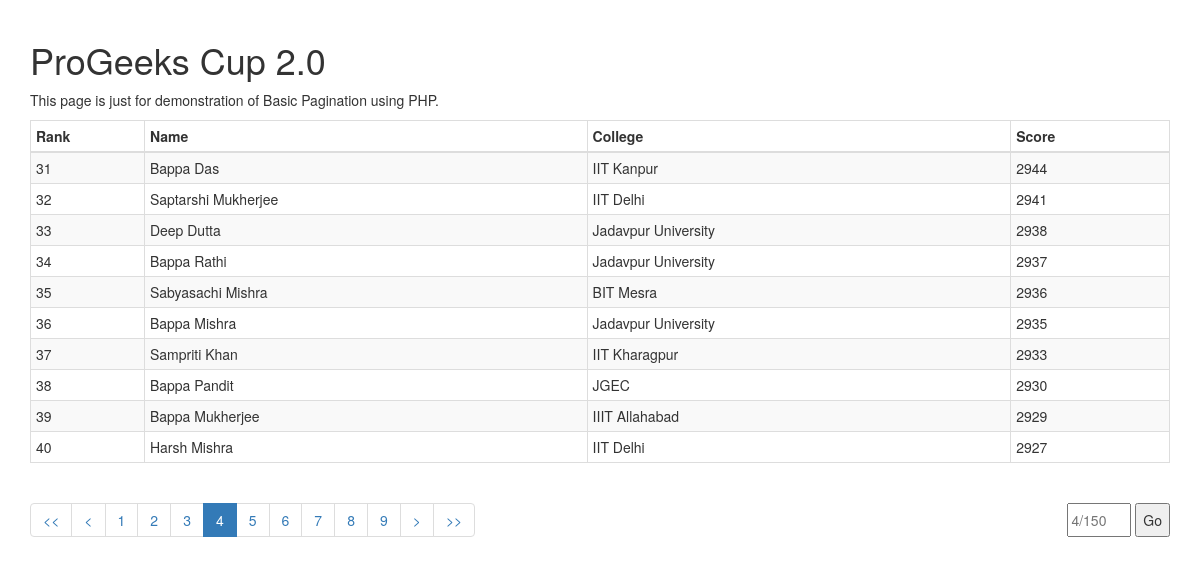
Screenshot of /Pagination/src/index.php?page=4 with the database file from the repository.
### tables this page shows
CREATE TABLE `table1` (
  `rank` int(4) NOT NULL,
  `name` varchar(24) NOT NULL,
  `college` varchar(19) NOT NULL,
  `score` int(5) NOT NULL
);

### Pagination/src/index.php (the view, shortened to what this page needs)
<!DOCTYPE html>
<html>
  <head>
    <link rel="stylesheet" href="https://maxcdn.bootstrapcdn.com/bootstrap/3.3.7/css/bootstrap.min.css">
  </head>
  <body>
  <?php
    $limit = 10;
	if (isset($_GET["page"])) {
	  $pn  = $_GET["page"];
	}
	else {
	  $pn=1;
	};
    $start_from = ($pn-1) * $limit;
	$sql = "SELECT * FROM table1 LIMIT $start_from, $limit";
	$rs_result = mysql_query ($sql);
  ?>
  <div class="container">
    <br>
    <div>
      <h1>ProGeeks Cup 2.0</h1>
      <p>This page is just for demonstration of Basic Pagination using PHP.</p>
      <table class="table table-striped table-condensed table-bordered">
        <thead>
		<tr>
		  <th width="10%">Rank</th>
		  <th>Name</th>
		  <th>College</th>
		  <th>Score</th>
		</tr>
        </thead>
        <tbody>
		<?php
		  while ($row = mysql_fetch_array($rs_result,MYSQL_ASSOC)) {
		?>
		<tr>
		  <td><?php echo $row["rank"]; ?></td>
		  <td><?php echo $row["name"]; ?></td>
		  <td><?php echo $row["college"]; ?></td>
		  <td><?php echo $row["score"]; ?></td>
		</tr>
		<?php
		};
		?>
        </tbody>
      </table>
	  <div>
      <ul class="pagination">
	  <?php
		$sql = "SELECT COUNT(*) FROM table1";
		$rs_result = mysql_query($sql);
		$row = mysql_fetch_row($rs_result);
		$total_records = $row[0];
		$total_pages = ceil($total_records / $limit);
        $k = (($pn+4>$total_pages)?$total_pages-4:(($pn-4<1)?5:$pn));
		$pagLink = "";
        if($pn>=2){
			echo "<li><a href='index.php?page=1'> &lt;&lt; </a></li>";
			echo "<li><a href='index.php?page=".($pn-1)."'> &lt; </a></li>";
		}
		for ($i=-4; $i<=4; $i++) {
		  if($k+$i==$pn)
		    $pagLink .= "<li class='active'><a href='index.php?page=".($k+$i)."'>".($k+$i)."</a></li>";
		  else
		    $pagLink .= "<li><a href='index.php?page=".($k+$i)."'>".($k+$i)."</a></li>";
		};
		echo $pagLink;
		if($pn<$total_pages){
			echo "<li><a href='index.php?page=".($pn+1)."'> &gt; </a></li>";
			echo "<li><a href='index.php?page=".$total_pages."'> &gt;&gt; </a></li>";
		}
	  ?>
      </ul>
	  <div class="inline">
	  <input id="pn" type="number" min="1" max="<?php echo $total_pages?>"
	  placeholder="<?php echo $pn."/".$total_pages; ?>" required>
	  <button onclick="go2Page();">Go</button>
	  </div>
	 </div>
    </div>
  </div>
  </body>
</html>

### Pagination/src/index.php (style rules this page uses)
.inline { display: inline-block; float: right; margin: 20px 0px; }
input,button { height: 34px; }

### rows the page displays
table1: rank "31", name "Bappa Das", college "IIT Kanpur", score "2944"
table1: rank "32", name "Saptarshi Mukherjee", college "IIT Delhi", score "2941"
table1: rank "33", name "Deep Dutta", college "Jadavpur University", score "2938"
table1: rank "34", name "Bappa Rathi", college "Jadavpur University", score "2937"
table1: rank "35", name "Sabyasachi Mishra", college "BIT Mesra", score "2936"
table1: rank "36", name "Bappa Mishra", college "Jadavpur University", score "2935"
table1: rank "37", name "Sampriti Khan", college "IIT Kharagpur", score "2933"
table1: rank "38", name "Bappa Pandit", college "JGEC", score "2930"
table1: rank "39", name "Bappa Mukherjee", college "IIIT Allahabad", score "2929"
table1: rank "40", name "Harsh Mishra", college "IIT Delhi", score "2927"

### other values shown
$k+$i "1"
$k+$i "2"
$k+$i "3"
$k+$i "4"
$k+$i "5"
$k+$i "6"
$k+$i "7"
$k+$i "8"
$k+$i "9"
